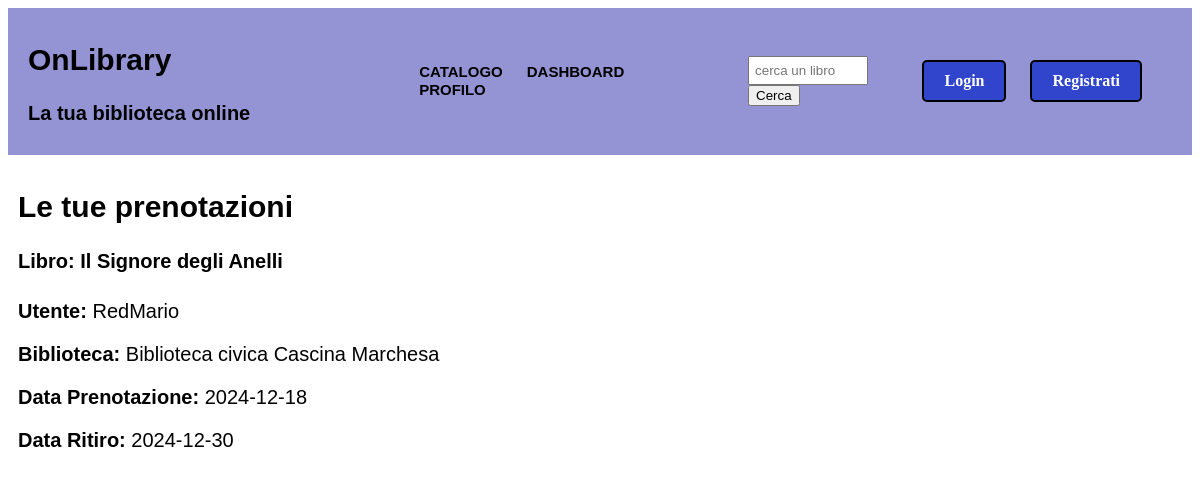
The page /dashboard.php (signed in) on the database its author committed.
### tables this page shows
CREATE TABLE `prenotazioni` (
  `id` int(11) NOT NULL,
  `utente` text NOT NULL,
  `libro_titolo` text NOT NULL,
  `biblioteca` text NOT NULL,
  `data_prenotazione` date NOT NULL,
  `data_ritiro` date NOT NULL
);

### dashboard.php (the view, shortened to what this page needs)
<?php
    include("connessione.php");
?>
<!DOCTYPE html>
<html lang="it">
<head>
    <link rel="stylesheet" type="text/css" href="style.css"/>
</head>
<body>
    <?php
        include("includes/header.php");
        $nome_utente = $_SESSION["nome_utente"];
        $query="SELECT * FROM prenotazioni WHERE utente = '$nome_utente'";
        $result= mysqli_query($connessione, $query) or die("<h2>Errore!</h2><br><a href='login.php'>Torna alla pagina di login</a>");
    ?>
    <div id="prenotazione">
        <h2> Le tue prenotazioni </h2>
        <?php while ($row = mysqli_fetch_assoc($result)): ?>
            <h4>Libro: <?php echo $row['libro_titolo']; ?></h4>
            <p><strong>Utente:</strong> <?php echo $row['utente']; ?></p>
            <p><strong>Biblioteca:</strong> <?php echo $row['biblioteca']; ?></p>
            <p><strong>Data Prenotazione:</strong> <?php echo $row['data_prenotazione']; ?></p>
            <p><strong>Data Ritiro:</strong> <?php echo $row['data_ritiro']; ?></p>
        <?php endwhile; ?>
    </div>
</body>
</html>

### style.css (style rules this page uses)
* { box-sizing: border-box; }
#prenotazione { padding: 10px; font-family: Verdana, arial, sans-serif; font-size: 20px; text-align: left; }

### rows shown on the page
prenotazioni: libro_titolo "Il Signore degli Anelli", utente "RedMario", biblioteca "Biblioteca civica Cascina Marchesa", data_prenotazione "2024-12-18", data_ritiro "2024-12-30"
